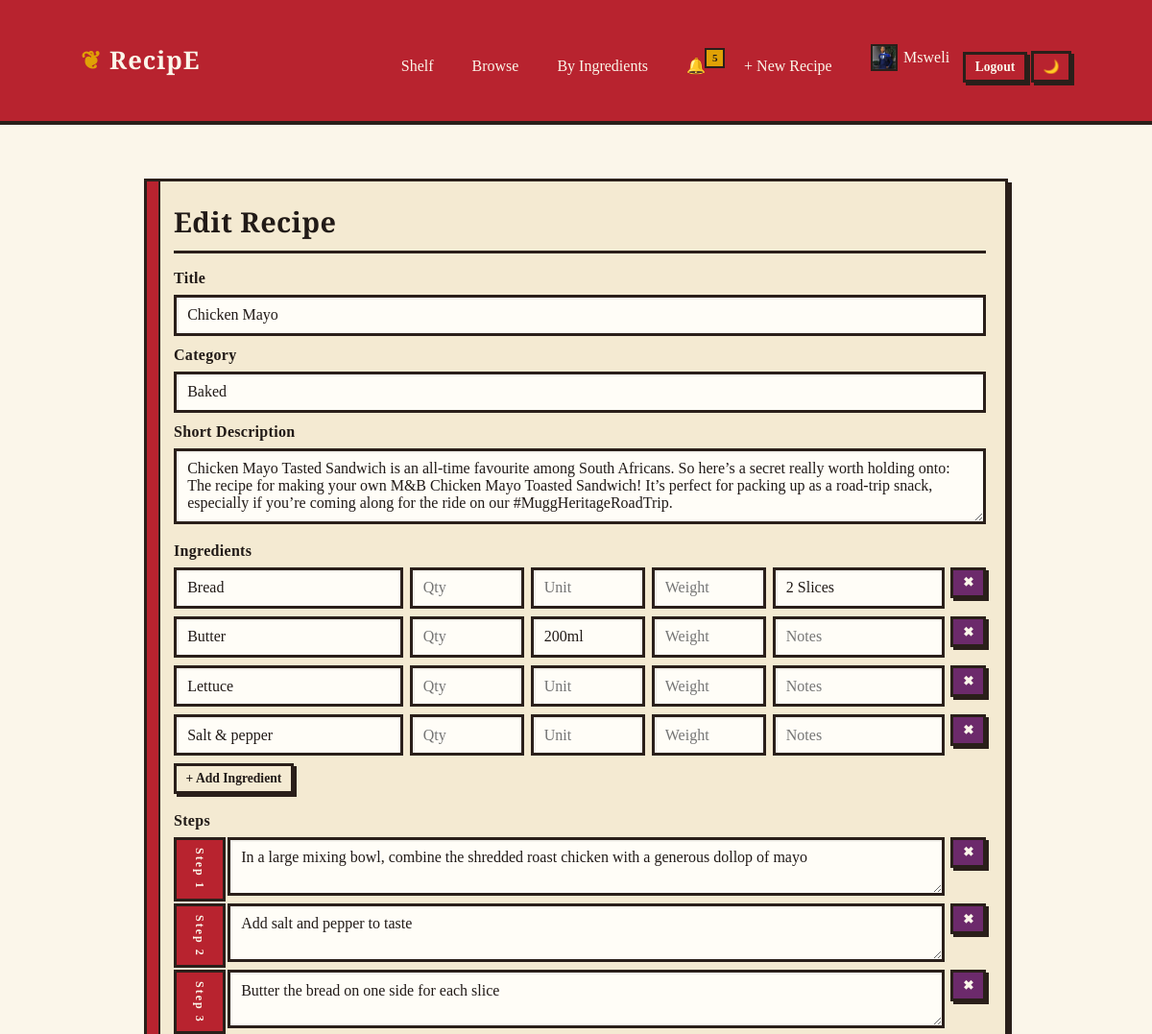
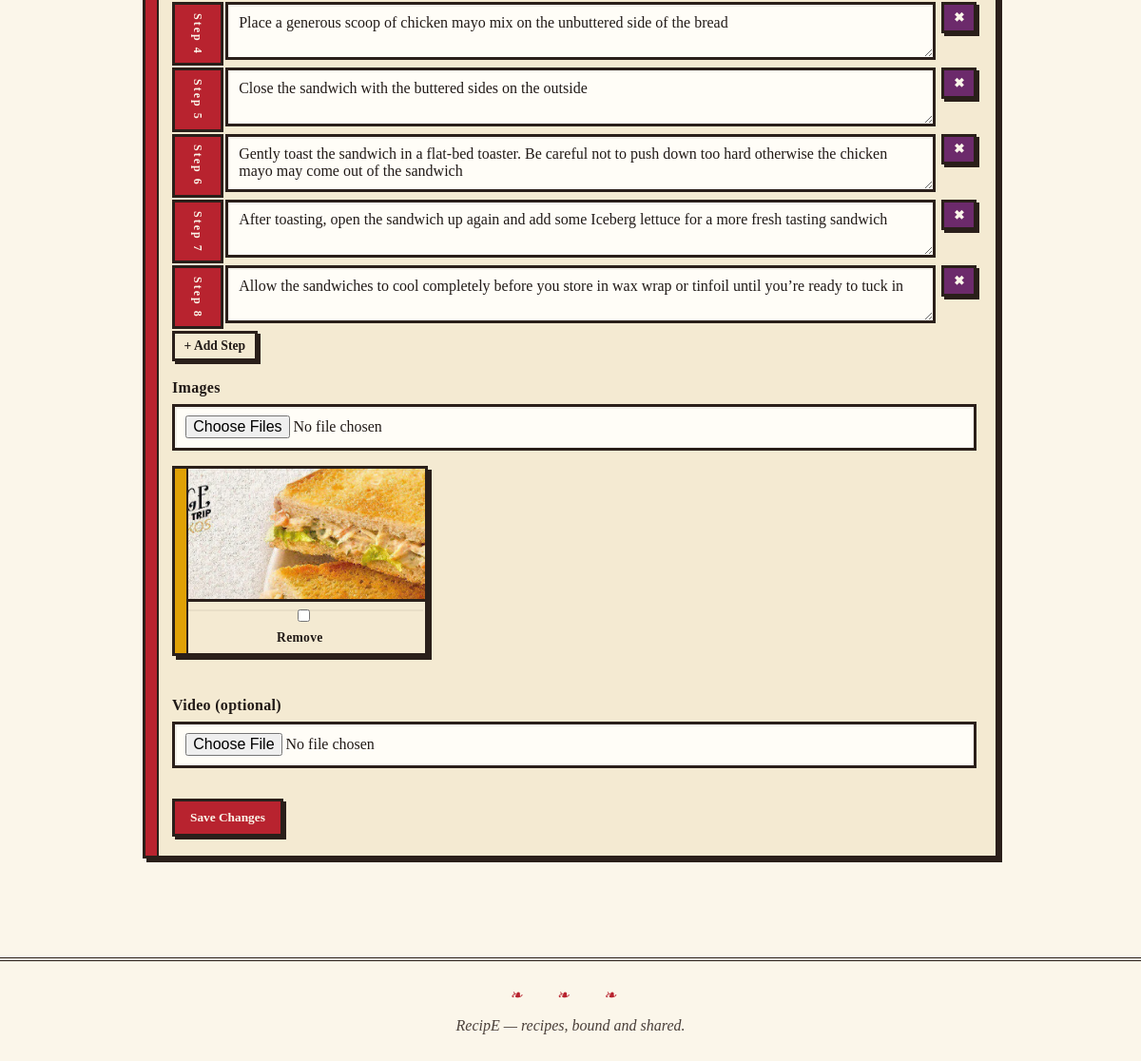
/recipes/1/edit (signed in), run on the app's committed database (2 pictures, top to bottom).
### app/models/user.py (models this page shows, shortened)
class User(db.Model, UserMixin):
    __tablename__ = "users"
    id = db.Column(db.Integer, primary_key=True)
    username = db.Column(db.String(50), unique=True, nullable=False, index=True)
    email = db.Column(db.String(120), unique=True, nullable=False, index=True)
    password_hash = db.Column(db.String(255), nullable=False)
    bio = db.Column(db.Text, default="")
    avatar = db.Column(db.String(255), default="")
    is_active = db.Column(db.Boolean, default=True)
    created_at = db.Column(db.DateTime, default=datetime.utcnow)
    recipes = db.relationship("Recipe", backref="author", lazy="dynamic",
                              cascade="all, delete-orphan")
    comments = db.relationship("Comment", backref="author", lazy="dynamic",
                               cascade="all, delete-orphan")
    reactions = db.relationship("Reaction", backref="user", lazy="dynamic",
                                cascade="all, delete-orphan")
    preference = db.relationship("UserPreference", backref="user", uselist=False,
                                 cascade="all, delete-orphan")
    following = db.relationship(
        "Follow", foreign_keys="Follow.follower_id",
        backref="follower", lazy="dynamic", cascade="all, delete-orphan"
    )
    followers = db.relationship(
        "Follow", foreign_keys="Follow.followed_id",
        backref="followed", lazy="dynamic", cascade="all, delete-orphan"
    )
    notifications = db.relationship(
        "Notification", foreign_keys="Notification.user_id",
        back_populates="user", lazy="dynamic", cascade="all, delete-orphan"
    )

### app/models/recipe.py (models this page shows, shortened)
class Recipe(db.Model):
    __tablename__ = "recipes"
    id = db.Column(db.Integer, primary_key=True)
    title = db.Column(db.String(150), nullable=False, index=True)
    description = db.Column(db.Text, default="")
    category = db.Column(db.String(80), index=True)
    user_id = db.Column(db.Integer, db.ForeignKey("users.id"), nullable=False)
    created_at = db.Column(db.DateTime, default=datetime.utcnow, index=True)
    updated_at = db.Column(db.DateTime, default=datetime.utcnow, onupdate=datetime.utcnow)
    ingredients = db.relationship("Ingredient", backref="recipe", lazy="select",
                                  cascade="all, delete-orphan", order_by="Ingredient.position")
    steps = db.relationship("Step", backref="recipe", lazy="select",
                            cascade="all, delete-orphan", order_by="Step.position")
    images = db.relationship("RecipeImage", backref="recipe", lazy="select",
                             cascade="all, delete-orphan")
    video = db.relationship("RecipeVideo", backref="recipe", uselist=False,
                            cascade="all, delete-orphan")
    comments = db.relationship("Comment", backref="recipe", lazy="dynamic",
                               cascade="all, delete-orphan")
    reactions = db.relationship("Reaction", backref="recipe", lazy="dynamic",
                                cascade="all, delete-orphan")
    notifications = db.relationship("Notification", back_populates="recipe", cascade="all, delete-orphan")
    savers = db.relationship("User", secondary=saved_recipes, lazy="dynamic",
                             backref=db.backref("saved_recipes", lazy="dynamic"))

### app/models/ingredient.py (models this page shows, shortened)
class Ingredient(db.Model):
    __tablename__ = "ingredients"
    id = db.Column(db.Integer, primary_key=True)
    recipe_id = db.Column(db.Integer, db.ForeignKey("recipes.id"), nullable=False)
    name = db.Column(db.String(120), nullable=False)
    quantity = db.Column(db.String(50), default="")  # "2", "1/2"
    unit = db.Column(db.String(50), default="")       # "cups", "g", "tbsp"
    weight = db.Column(db.String(50), default="")     # optional extra
    notes = db.Column(db.String(255), default="")
    position = db.Column(db.Integer, default=0)

### app/models/step.py (models this page shows, shortened)
class Step(db.Model):
    __tablename__ = "steps"
    id = db.Column(db.Integer, primary_key=True)
    recipe_id = db.Column(db.Integer, db.ForeignKey("recipes.id"), nullable=False)
    position = db.Column(db.Integer, nullable=False, default=1)
    instruction = db.Column(db.Text, nullable=False)

### app/models/image.py (models this page shows, shortened)
class RecipeImage(db.Model):
    __tablename__ = "recipe_images"
    id = db.Column(db.Integer, primary_key=True)
    recipe_id = db.Column(db.Integer, db.ForeignKey("recipes.id"), nullable=False)
    filename = db.Column(db.String(255), nullable=False)
    is_primary = db.Column(db.Boolean, default=False)

### app/routes/recipes.py (the view)
@recipes_bp.get("/<int:recipe_id>/edit")
@login_required
def edit_recipe_page(recipe_id):
    recipe = Recipe.query.get_or_404(recipe_id)
    if recipe.user_id != current_user.id:
        abort(403)
    return render_template("recipe_form.html", recipe=recipe)

### app/models/user.py (called while the page is built)
@login_manager.user_loader
def load_user(user_id):
    return User.query.get(int(user_id))

### app/templates/recipe_form.html (shortened to what this page needs)
{% extends "base.html" %}
{% block content %}
<div class="card card--crimson" style="max-width:900px;margin:2rem auto;">
  <h2>{{ "Edit Recipe" if recipe else "Write a New Recipe" }}</h2>
  <form method="post"
        enctype="multipart/form-data"
        action="{{ url_for('recipes.update_recipe', recipe_id=recipe.id) if recipe else url_for('recipes.create_recipe') }}"
        data-recipe-form>
    <label for="title">Title</label>
    <input id="title" name="title" required value="{{ recipe.title if recipe else '' }}" />
    <label for="category">Category</label>
    <input id="category" name="category" placeholder="Desserts, Vegan, Quick Meals…"
           value="{{ recipe.category if recipe else '' }}" />
    <label for="description">Short Description</label>
    <textarea id="description" name="description" rows="3">{{ recipe.description if recipe else '' }}</textarea>
    <label>Ingredients</label>
    <ul class="dynamic-list" data-list="ingredients">
      {% if recipe and recipe.ingredients %}
        {% for ing in recipe.ingredients %}
          <li class="dynamic-row">
            <input type="text" name="ing_name[]" placeholder="Name" value="{{ ing.name }}" required />
            <input type="text" name="ing_qty[]" placeholder="Qty" value="{{ ing.quantity }}" />
            <input type="text" name="ing_unit[]" placeholder="Unit" value="{{ ing.unit }}" />
            <input type="text" name="ing_weight[]" placeholder="Weight" value="{{ ing.weight }}" />
            <input type="text" name="ing_notes[]" placeholder="Notes" value="{{ ing.notes }}" />
            <button type="button" class="btn btn--sm btn--danger" data-remove-row>✖</button>
          </li>
        {% endfor %}
      {% endif %}
    </ul>
    <button type="button" class="btn btn--sm btn--ghost" data-add-row="ingredients">+ Add Ingredient</button>
    <label class="mt-2">Steps</label>
    <ol class="dynamic-list steps-edit" data-list="steps">
      {% if recipe and recipe.steps %}
        {% for step in recipe.steps %}
          <li class="dynamic-row">
            <textarea name="step_text[]" rows="2" placeholder="Describe this step…" required>{{ step.instruction }}</textarea>
            <button type="button" class="btn btn--sm btn--danger" data-remove-row>✖</button>
          </li>
        {% endfor %}
      {% endif %}
    </ol>
    <button type="button" class="btn btn--sm btn--ghost" data-add-row="steps">+ Add Step</button>
    <label class="mt-2">Images</label>
    <input type="file" name="images" accept="image/*" multiple />
    {% if recipe and recipe.images %}
      <div class="existing-images grid grid--3 mt-1">
        {% for img in recipe.images %}
          <label class="existing-image card card--mustard">
            <img src="{{ url_for('static', filename='uploads/' ~ img.filename) }}"
                 alt="Existing image" />
            <span>
              <input type="checkbox" name="remove_image_ids[]" value="{{ img.id }}" />
              Remove
            </span>
          </label>
        {% endfor %}
      </div>
    {% endif %}
    <label class="mt-2">Video (optional)</label>
    <input type="file" name="video" accept="video/*" />
    <button class="btn btn--primary mt-3" type="submit">
      {{ "Save Changes" if recipe else "Publish Recipe" }}
    </button>
  </form>
</div>
{% endblock %}

### app/templates/base.html (shortened to what this page needs)
<!DOCTYPE html>
<html lang="en">
<head>
  <link rel="stylesheet" href="{{ url_for('static', filename='css/style.css') }}" />
</head>
<body data-authed="{{ 'true' if current_user.is_authenticated else 'false' }}"
      data-user-id="{{ current_user.id if current_user.is_authenticated else '' }}">
  <header class="site-header">
    <div class="container">
      <a class="brand" href="{{ url_for('feed.dashboard') }}">RecipE</a>
      <nav class="site-nav" data-nav>
        <a href="{{ url_for('feed.dashboard') }}">Shelf</a>
        <a href="{{ url_for('recipes.list_recipes_page') }}">Browse</a>
        <a href="{{ url_for('recipes.by_ingredients_page') }}">By Ingredients</a>
        {% if current_user.is_authenticated %}
          <a href="{{ url_for('notifications.list_page') }}" class="nav-bell" title="Notifications">
    🔔<span class="nav-bell__badge" data-notif-badge hidden></span>
          </a>
          <a href="{{ url_for('recipes.new_recipe_page') }}">+ New Recipe</a>
          <a href="{{ url_for('users.profile_page', username=current_user.username) }}" class="nav-avatar">
            {% if current_user.avatar %}
              <img src="{{ url_for('static', filename='uploads/' ~ current_user.avatar) }}"
                   alt="{{ current_user.username }}" />
            {% else %}
              <span class="avatar-placeholder--sm">{{ current_user.username[:1]|upper }}</span>
            {% endif %}
            {{ current_user.username }}
          </a>
          <form action="{{ url_for('auth.logout') }}" method="post" style="display:inline">
            <button class="btn btn--sm btn--primary" type="submit">Logout</button>
          </form>
          <button class="btn btn--sm btn--ghost theme-toggle" data-theme-toggle title="Toggle theme">🌙</button>
        {% else %}
          <a href="{{ url_for('auth.login_page') }}">Login</a>
          <a href="{{ url_for('auth.register_page') }}">Register</a>
        {% endif %}
      </nav>
    </div>
  </header>
  <main class="container">
    {% block content %}{% endblock %}
  </main>
  <footer class="site-footer">
    RecipE — recipes, bound and shared.
  </footer>
</body>
</html>

### data on the page
User: avatar (picture), username "Msweli"
Recipe: title "Chicken Mayo", category "Baked", description "Chicken Mayo Tasted Sandwich is an all-time favourite among South Africans. So here’s a secret really worth holding onto: The recipe for making your own M&B Chicken Mayo Toasted Sandwich! It’s perfect for packing up as a road-trip snack, especially if you’re coming along for the ride on our #MuggHeritageRoadTrip."
Ingredient: name "Bread", notes "2 Slices"
Ingredient: name "Butter", unit "200ml"
Ingredient: name "Lettuce"
Ingredient: name "Salt & pepper"
Step: instruction "In a large mixing bowl, combine the shredded roast chicken with a generous dollop of mayo"
Step: instruction "Add salt and pepper to taste"
Step: instruction "Butter the bread on one side for each slice"
Step: instruction "Place a generous scoop of chicken mayo mix on the unbuttered side of the bread"
Step: instruction "Close the sandwich with the buttered sides on the outside"
Step: instruction "Gently toast the sandwich in a flat-bed toaster. Be careful not to push down too hard otherwise the chicken mayo may come out of the sandwich"
Step: instruction "After toasting, open the sandwich up again and add some Iceberg lettuce for a more fresh tasting sandwich"
Step: instruction "Allow the sandwiches to cool completely before you store in wax wrap or tinfoil until you’re ready to tuck in"
RecipeImage: filename (picture)

### other printed values
{{ "Edit Recipe" if recipe else "Write a New Recipe" }} "Edit Recipe"
{{ "Save Changes" if recipe else "Publish Recipe" }} "Save Changes"
